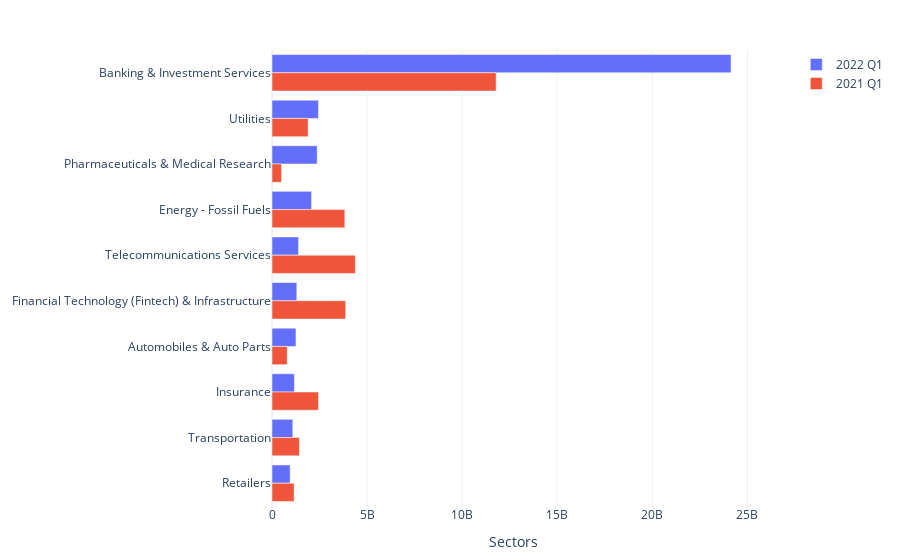

Write notebook code for a chart like this one.
### Code cell
CHART_THEME = "plotly_white"
### TOP 10 SECTORS
# Create figure with secondary y-axis
sectors_fig = make_subplots(specs=[[{"secondary_y": True}]])


# Add traces
sectors_fig.add_trace(
    go.Bar(x=sectors_graph.head(10)['2022Q1']*1e5, y=sectors_graph.head(10).index, name="2022 Q1", orientation="h")
)
sectors_fig.add_trace(
    go.Bar(x=sectors_graph.head(10)['2021Q1']*1e5, y=sectors_graph.head(10).index,name="2021 Q1", orientation="h")
)
# Add figure title
sectors_fig.layout.template = CHART_THEME

sectors_fig.update_layout(
    barmode ="group",
    margin = dict(t=50, b=50, l=25, r=25)
)


# Set x-axis title
sectors_fig.update_xaxes(title_text="Sectors")
sectors_fig.update_yaxes(autorange="reversed")


sectors_fig.show()

### Figure 1 — Plotly figure (JSON) as saved in the notebook; plotly's stock layout.template omitted (floating-point values rounded to 4 significant figures)
{"data": [{"name": "2022 Q1", "orientation": "h", "type": "bar", "x": [24135000000, 2444000000, 2375000000, 2080000000, 1395000000, 1305000000, 1260000000, 1180000000, 1095000000, 955000000], "y": ["Banking & Investment Services", "Utilities", "Pharmaceuticals & Medical Research", "Energy - Fossil Fuels", "Telecommunications Services", "Financial Technology (Fintech) & Infrastructure", "Automobiles & Auto Parts", "Insurance", "Transportation", "Retailers"]}, {"name": "2021 Q1", "orientation": "h", "type": "bar", "x": [11786000000, 1900000000, 502500000, 3829500000, 4385000000, 3876000000, 800000000, 2445000000, 1442500000, 1162500000], "y": ["Banking & Investment Services", "Utilities", "Pharmaceuticals & Medical Research", "Energy - Fossil Fuels", "Telecommunications Services", "Financial Technology (Fintech) & Infrastructure", "Automobiles & Auto Parts", "Insurance", "Transportation", "Retailers"]}], "layout": {"barmode": "group", "margin": {"b": 50, "l": 25, "r": 25, "t": 50}, "xaxis": {"anchor": "y", "domain": [0, 0.94], "title": {"text": "Sectors"}}, "yaxis": {"anchor": "x", "autorange": "reversed", "domain": [0, 1]}, "yaxis2": {"anchor": "x", "autorange": "reversed", "overlaying": "y", "side": "right"}}}
